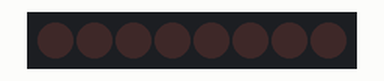
A sketch run on a simulated Arduino Uno, built with avr-gcc and run on an emulated ATmega328P. Parts: 8 shift-register outputs drawn as a row of LEDs (first output left, lit = HIGH). Wiring (inferred from the names in the program): shift register (74HC595): data pin 4; shift clock pin 5; latch pin 6. Wiring (inferred from the signals the program sends): row of LEDs: on Q0, Q1, Q2, Q3, Q4, Q5, Q6, Q7.

Above: at 0.1 s.
At 0.5 s:
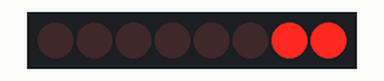
At 0.9 s:
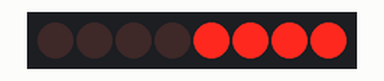
At 1.7 s:
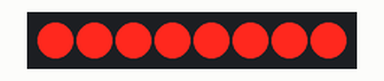
At 2.9 s:
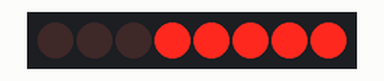
At 3.9 s:
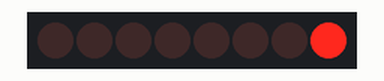
Timing chart, 0 to 4.2 s (numbered marks = the images above):
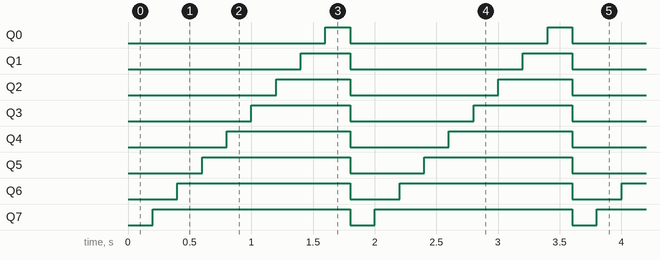

Measured:
- by itself, Q0: alternates HIGH for 0.20 s and LOW for 1.6 s
- by itself, Q1: alternates HIGH for 0.40 s and LOW for 1.4 s
- by itself, Q2: alternates HIGH for 0.60 s and LOW for 1.2 s
- by itself, Q3: alternates HIGH for 0.80 s and LOW for 1.0 s
- by itself, Q4: alternates HIGH for 1.0 s and LOW for 0.80 s
- by itself, Q5: alternates HIGH for 1.2 s and LOW for 0.60 s
- by itself, Q6: alternates HIGH for 1.4 s and LOW for 0.40 s
- by itself, Q7: alternates HIGH for 1.6 s and LOW for 0.20 s

The sketch:

MultipleLedAlternateBlinking.ino
```cpp
int latchPin = 6;
int clockPin = 5;
int dataPin = 4;

byte leds = 0;

void setup() {
  // put your setup code here, to run once:
  pinMode(latchPin, OUTPUT);
  pinMode(clockPin, OUTPUT);
  pinMode(dataPin, OUTPUT);
}

void loop() {
  // put your main code here, to run repeatedly:
  leds = 0;
  updateShiftRegister();
  delay(200);
  for (int i = 0; i < 8; i++) {
    bitSet(leds, i);
    updateShiftRegister();
    delay(200);
  }
}

void updateShiftRegister() {
  digitalWrite(latchPin, LOW);
  shiftOut(dataPin, clockPin, LSBFIRST, leds);
  digitalWrite(latchPin, HIGH);
}
```
